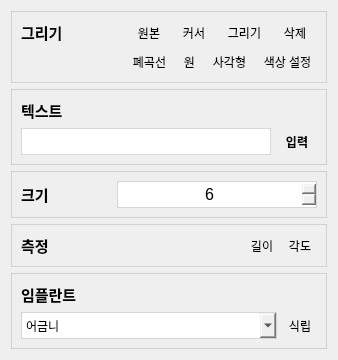
       <widget class="QWidget" name="tab_2">
        <attribute name="title">
         <string>그리기</string>
        </attribute>
        <layout class="QGridLayout" name="gridLayout_5">
         <item row="2" column="1" colspan="2">
          <widget class="QFrame" name="frame_2">
           <property name="styleSheet">
            <string notr="true">QFrame { border: 1px solid rgba(190, 190, 190, 150); }</string>
           </property>
           <property name="frameShape">
            <enum>QFrame::StyledPanel</enum>
           </property>
           <property name="frameShadow">
            <enum>QFrame::Raised</enum>
           </property>
           <layout class="QGridLayout" name="gridLayout_3">
            <item row="0" column="0">
             <widget class="QLabel" name="label_8">
              <property name="minimumSize">
               <size>
                <width>60</width>
                <height>0</height>
               </size>
              </property>
              <property name="maximumSize">
               <size>
                <width>60</width>
                <height>16777215</height>
               </size>
              </property>
              <property name="font">
               <font>
                <pointsize>11</pointsize>
                <bold>true</bold>
               </font>
              </property>
              <property name="styleSheet">
               <string notr="true">border: 0px;</string>
              </property>
              <property name="text">
               <string>크기</string>
              </property>
              <property name="alignment">
               <set>Qt::AlignLeading|Qt::AlignLeft|Qt::AlignVCenter</set>
              </property>
             </widget>
            </item>
            <item row="0" column="3">
             <layout class="QHBoxLayout" name="horizontalLayout">
              <item>
               <widget class="QSpinBox" name="Thickness">
                <property name="minimumSize">
                 <size>
                  <width>0</width>
                  <height>27</height>
                 </size>
                </property>
                <property name="font">
                 <font>
                  <pointsize>12</pointsize>
                  <italic>false</italic>
                  <bold>false</bold>
                 </font>
                </property>
                <property name="styleSheet">
                 <string notr="true">QSpinBox
{
border : 1px solid rgba(190, 190, 190, 150);
border-radius: 1px;
}</string>
                </property>
                <property name="alignment">
                 <set>Qt::AlignCenter</set>
                </property>
                <property name="value">
                 <number>6</number>
                </property>
               </widget>
              </item>
             </layout>
            </item>
            <item row="0" column="1">
             <spacer name="horizontalSpacer">
              <property name="orientation">
               <enum>Qt::Horizontal</enum>
              </property>
              <property name="sizeType">
               <enum>QSizePolicy::Fixed</enum>
              </property>
              <property name="sizeHint" stdset="0">
               <size>
                <width>30</width>
                <height>20</height>
               </size>
              </property>
             </spacer>
            </item>
           </layout>
          </widget>
         </item>
         <item row="4" column="1" colspan="2">
          <widget class="QFrame" name="frame_5">
           <property name="styleSheet">
            <string notr="true">QFrame { border: 1px solid rgba(190, 190, 190, 150); }</string>
           </property>
           <property name="frameShape">
            <enum>QFrame::StyledPanel</enum>
           </property>
           <property name="frameShadow">
            <enum>QFrame::Raised</enum>
           </property>
           <layout class="QGridLayout" name="gridLayout_6">
            <item row="1" column="2">
             <layout class="QHBoxLayout" name="horizontalLayout_4">
              <property name="spacing">
               <number>4</number>
              </property>
              <item>
               <widget class="QToolButton" name="LengthMeasurement">
                <property name="styleSheet">
                 <string notr="true">background-color: qlineargradient(spread:pad, x1:0.0, y1:0.0, x2:1, 
y2:1, stop:0 rgba(150, 150, 150, 50), stop:1 rgba(90, 90, 90, 100));
selection-color: black;
border-width: 1px;
border-style: solid gray;
</string>
                </property>
                <property name="text">
                 <string>길이</string>
                </property>
                <property name="iconSize">
                 <size>
                  <width>35</width>
                  <height>35</height>
                 </size>
                </property>
               </widget>
              </item>
              <item>
               <widget class="QToolButton" name="Angle">
                <property name="styleSheet">
                 <string notr="true">background-color: qlineargradient(spread:pad, x1:0.0, y1:0.0, x2:1, 
y2:1, stop:0 rgba(150, 150, 150, 50), stop:1 rgba(90, 90, 90, 100));
selection-color: black;
border-width: 1px;
border-style: solid gray;
</string>
                </property>
                <property name="text">
                 <string>각도</string>
                </property>
                <property name="iconSize">
                 <size>
                  <width>35</width>
                  <height>35</height>
                 </size>
                </property>
               </widget>
              </item>
             </layout>
            </item>
            <item row="1" column="0">
             <widget class="QLabel" name="label_9">
              <property name="minimumSize">
               <size>
                <width>60</width>
                <height>0</height>
               </size>
              </property>
              <property name="maximumSize">
               <size>
                <width>60</width>
                <height>16777215</height>
               </size>
              </property>
              <property name="font">
               <font>
                <pointsize>11</pointsize>
                <bold>true</bold>
               </font>
              </property>
              <property name="styleSheet">
               <string notr="true">border: 0px;</string>
              </property>
              <property name="text">
               <string>측정</string>
              </property>
             </widget>
            </item>
            <item row="1" column="1">
             <spacer name="horizontalSpacer_2">
              <property name="orientation">
               <enum>Qt::Horizontal</enum>
              </property>
              <property name="sizeHint" stdset="0">
               <size>
                <width>40</width>
                <height>20</height>
               </size>
              </property>
             </spacer>
            </item>
           </layout>
          </widget>
         </item>
         <item row="0" column="1" colspan="2">
          <widget class="QFrame" name="frame_7">
           <property name="styleSheet">
            <string notr="true">QFrame { border: 1px solid rgba(190, 190, 190, 150); }</string>
           </property>
           <property name="frameShape">
            <enum>QFrame::StyledPanel</enum>
           </property>
           <property name="frameShadow">
            <enum>QFrame::Raised</enum>
           </property>
           <layout class="QGridLayout" name="gridLayout_12">
            <property name="spacing">
             <number>6</number>
            </property>
            <item row="1" column="2">
             <layout class="QHBoxLayout" name="horizontalLayout_3">
              <item>
               <widget class="QToolButton" name="Freehand">
                <property name="styleSheet">
                 <string notr="true">background-color: qlineargradient(spread:pad, x1:0.0, y1:0.0, x2:1, 
y2:1, stop:0 rgba(150, 150, 150, 50), stop:1 rgba(90, 90, 90, 100));
selection-color: black;
border-width: 1px;
border-style: solid gray;
</string>
                </property>
                <property name="text">
                 <string>폐곡선</string>
                </property>
                <property name="iconSize">
                 <size>
                  <width>35</width>
                  <height>35</height>
                 </size>
                </property>
               </widget>
              </item>
              <item>
               <widget class="QToolButton" name="Ellipse">
                <property name="styleSheet">
                 <string notr="true">background-color: qlineargradient(spread:pad, x1:0.0, y1:0.0, x2:1, 
y2:1, stop:0 rgba(150, 150, 150, 50), stop:1 rgba(90, 90, 90, 100));
selection-color: black;
border-width: 1px;
border-style: solid gray;
</string>
                </property>
                <property name="text">
                 <string>원</string>
                </property>
                <property name="iconSize">
                 <size>
                  <width>35</width>
                  <height>35</height>
                 </size>
                </property>
               </widget>
              </item>
              <item>
               <widget class="QToolButton" name="Rectangle">
                <property name="styleSheet">
                 <string notr="true">background-color: qlineargradient(spread:pad, x1:0.0, y1:0.0, x2:1, 
y2:1, stop:0 rgba(150, 150, 150, 50), stop:1 rgba(90, 90, 90, 100));
selection-color: black;
border-width: 1px;
border-style: solid gray;
</string>
                </property>
                <property name="text">
                 <string>사각형</string>
                </property>
                <property name="iconSize">
                 <size>
                  <width>35</width>
                  <height>35</height>
                 </size>
                </property>
               </widget>
              </item>
              <item>
               <widget class="QToolButton" name="Brush">
                <property name="styleSheet">
                 <string notr="true">background-color: qlineargradient(spread:pad, x1:0.0, y1:0.0, x2:1, 
y2:1, stop:0 rgba(150, 150, 150, 50), stop:1 rgba(90, 90, 90, 100));
selection-color: black;
border-width: 1px;
border-style: solid gray;
</string>
                </property>
                <property name="text">
                 <string>색상 설정</string>
                </property>
                <property name="iconSize">
                 <size>
                  <width>35</width>
                  <height>35</height>
                 </size>
                </property>
               </widget>
              </item>
             </layout>
            </item>
            <item row="0" column="0">
             <widget class="QLabel" name="label_12">
              <property name="minimumSize">
               <size>
                <width>60</width>
                <height>0</height>
               </size>
              </property>
              <property name="maximumSize">
               <size>
                <width>60</width>
                <height>16777215</height>
               </size>
              </property>
              <property name="font">
               <font>
                <pointsize>11</pointsize>
                <bold>true</bold>
               </font>
              </property>
              <property name="styleSheet">
               <string notr="true">border: 0px;</string>
              </property>
              <property name="text">
               <string>그리기</string>
              </property>
             </widget>
            </item>
            <item row="0" column="2">
             <layout class="QHBoxLayout" name="horizontalLayout_2">
              <item>
               <widget class="QToolButton" name="OrigImage2">
                <property name="styleSheet">
                 <string notr="true">background-color: qlineargradient(spread:pad, x1:0.0, y1:0.0, x2:1, 
y2:1, stop:0 rgba(150, 150, 150, 50), stop:1 rgba(90, 90, 90, 100));
selection-color: black;
border-width: 1px;
border-style: solid gray;
</string>
                </property>
                <property name="text">
                 <string>원본</string>
                </property>
                <property name="iconSize">
                 <size>
                  <width>35</width>
                  <height>35</height>
                 </size>
                </property>
               </widget>
              </item>
              <item>
               <widget class="QToolButton" name="Cursor">
                <property name="styleSheet">
                 <string notr="true">background-color: qlineargradient(spread:pad, x1:0.0, y1:0.0, x2:1, 
y2:1, stop:0 rgba(150, 150, 150, 50), stop:1 rgba(90, 90, 90, 100));
selection-color: black;
border-width: 1px;
border-style: solid gray;
</string>
                </property>
                <property name="text">
                 <string>커서</string>
                </property>
                <property name="iconSize">
                 <size>
                  <width>35</width>
                  <height>35</height>
                 </size>
                </property>
                <property name="shortcut">
                 <string>Ctrl+`</string>
                </property>
               </widget>
              </item>
              <item>
               <widget class="QToolButton" name="Lines">
                <property name="styleSheet">
                 <string notr="true">background-color: qlineargradient(spread:pad, x1:0.0, y1:0.0, x2:1, 
y2:1, stop:0 rgba(150, 150, 150, 50), stop:1 rgba(90, 90, 90, 100));
selection-color: black;
border-width: 1px;
border-style: solid gray;
</string>
                </property>
                <property name="text">
                 <string>그리기</string>
                </property>
                <property name="iconSize">
                 <size>
                  <width>35</width>
                  <height>35</height>
                 </size>
                </property>
               </widget>
              </item>
              <item>
               <widget class="QToolButton" name="Delete">
                <property name="styleSheet">
                 <string notr="true">background-color: qlineargradient(spread:pad, x1:0.0, y1:0.0, x2:1, 
y2:1, stop:0 rgba(150, 150, 150, 50), stop:1 rgba(90, 90, 90, 100));
selection-color: black;
border-width: 1px;
border-style: solid gray;
</string>
                </property>
                <property name="text">
                 <string>삭제</string>
                </property>
                <property name="iconSize">
                 <size>
                  <width>35</width>
                  <height>35</height>
                 </size>
                </property>
                <property name="shortcut">
                 <string>Del</string>
                </property>
               </widget>
              </item>
             </layout>
            </item>
            <item row="0" column="1">
             <spacer name="horizontalSpacer_3">
              <property name="orientation">
               <enum>Qt::Horizontal</enum>
              </property>
              <property name="sizeHint" stdset="0">
               <size>
                <width>40</width>
                <height>20</height>
               </size>
              </property>
             </spacer>
            </item>
           </layout>
          </widget>
         </item>
         <item row="5" column="1" colspan="2">
          <widget class="QFrame" name="frame_6">
           <property name="styleSheet">
            <string notr="true">QFrame { border: 1px solid rgba(190, 190, 190, 150); }</string>
           </property>
           <property name="frameShape">
            <enum>QFrame::StyledPanel</enum>
           </property>
           <property name="frameShadow">
            <enum>QFrame::Raised</enum>
           </property>
           <layout class="QGridLayout" name="gridLayout_7">
            <item row="0" column="0">
             <widget class="QLabel" name="label_11">
              <property name="minimumSize">
               <size>
                <width>60</width>
                <height>0</height>
               </size>
              </property>
              <property name="maximumSize">
               <size>
                <width>60</width>
                <height>16777215</height>
               </size>
              </property>
              <property name="font">
               <font>
                <pointsize>11</pointsize>
                <bold>true</bold>
               </font>
              </property>
              <property name="styleSheet">
               <string notr="true">border: 0px;</string>
              </property>
              <property name="text">
               <string>임플란트</string>
              </property>
             </widget>
            </item>
            <item row="1" column="2">
             <widget class="QToolButton" name="Implant">
              <property name="styleSheet">
               <string notr="true">background-color: qlineargradient(spread:pad, x1:0.0, y1:0.0, x2:1, 
y2:1, stop:0 rgba(150, 150, 150, 50), stop:1 rgba(90, 90, 90, 100));
selection-color: black;
border-width: 1px;
border-style: solid gray;
</string>
              </property>
              <property name="text">
               <string>식립</string>
              </property>
              <property name="iconSize">
               <size>
                <width>35</width>
                <height>35</height>
               </size>
              </property>
             </widget>
            </item>
            <item row="1" column="0" colspan="2">
             <widget class="QComboBox" name="ImplantcomboBox">
              <property name="minimumSize">
               <size>
                <width>0</width>
                <height>27</height>
               </size>
              </property>
              <property name="styleSheet">
               <string notr="true">QComboBox
{
border : 1px solid rgba(190, 190, 190, 150);
border-radius: 1px;
}</string>
              </property>
              <item>
               <property name="text">
                <string>어금니</string>
               </property>
              </item>
              <item>
               <property name="text">
                <string>앞니</string>
               </property>
              </item>
             </widget>
            </item>
            <item row="0" column="1" colspan="2">
             <spacer name="horizontalSpacer_4">
              <property name="orientation">
               <enum>Qt::Horizontal</enum>
              </property>
              <property name="sizeHint" stdset="0">
               <size>
                <width>40</width>
                <height>20</height>
               </size>
              </property>
             </spacer>
            </item>
           </layout>
          </widget>
         </item>
         <item row="1" column="1" colspan="2">
          <widget class="QFrame" name="frame_4">
           <property name="styleSheet">
            <string notr="true">QFrame { border: 1px solid rgba(190, 190, 190, 150); }</string>
           </property>
           <property name="frameShape">
            <enum>QFrame::StyledPanel</enum>
           </property>
           <property name="frameShadow">
            <enum>QFrame::Raised</enum>
           </property>
           <layout class="QGridLayout" name="gridLayout_4">
            <item row="3" column="3">
             <widget class="QToolButton" name="TextBox">
              <property name="minimumSize">
               <size>
                <width>40</width>
                <height>25</height>
               </size>
              </property>
              <property name="font">
               <font>
                <bold>true</bold>
               </font>
              </property>
              <property name="styleSheet">
               <string notr="true">background-color: qlineargradient(spread:pad, x1:0.0, y1:0.0, x2:1, 
y2:1, stop:0 rgba(150, 150, 150, 50), stop:1 rgba(90, 90, 90, 100));
selection-color: black;
border-style: solid gray;
border-radius: 3px;
</string>
              </property>
              <property name="text">
               <string>입력</string>
              </property>
              <property name="iconSize">
               <size>
                <width>40</width>
                <height>35</height>
               </size>
              </property>
             </widget>
            </item>
            <item row="3" column="1" colspan="2">
             <widget class="QLineEdit" name="lineEdit">
              <property name="minimumSize">
               <size>
                <width>0</width>
                <height>27</height>
               </size>
              </property>
              <property name="toolTip">
               <string/>
              </property>
              <property name="styleSheet">
               <string notr="true">border: 1px solid rgba(190, 190, 190, 150);
border-radius: 0px;</string>
              </property>
              <property name="text">
               <string/>
              </property>
              <property name="placeholderText">
               <string notr="true"/>
              </property>
             </widget>
            </item>
            <item row="2" column="1">
             <widget class="QLabel" name="label_10">
              <property name="minimumSize">
               <size>
                <width>60</width>
                <height>0</height>
               </size>
              </property>
              <property name="maximumSize">
               <size>
                <width>50</width>
                <height>16777215</height>
               </size>
              </property>
              <property name="font">
               <font>
                <pointsize>11</pointsize>
                <bold>true</bold>
               </font>
              </property>
              <property name="styleSheet">
               <string notr="true">border: 0px;</string>
              </property>
              <property name="text">
               <string>텍스트</string>
              </property>
              <property name="alignment">
               <set>Qt::AlignLeading|Qt::AlignLeft|Qt::AlignVCenter</set>
              </property>
             </widget>
            </item>
           </layout>
          </widget>
         </item>
        </layout>
       </widget>
